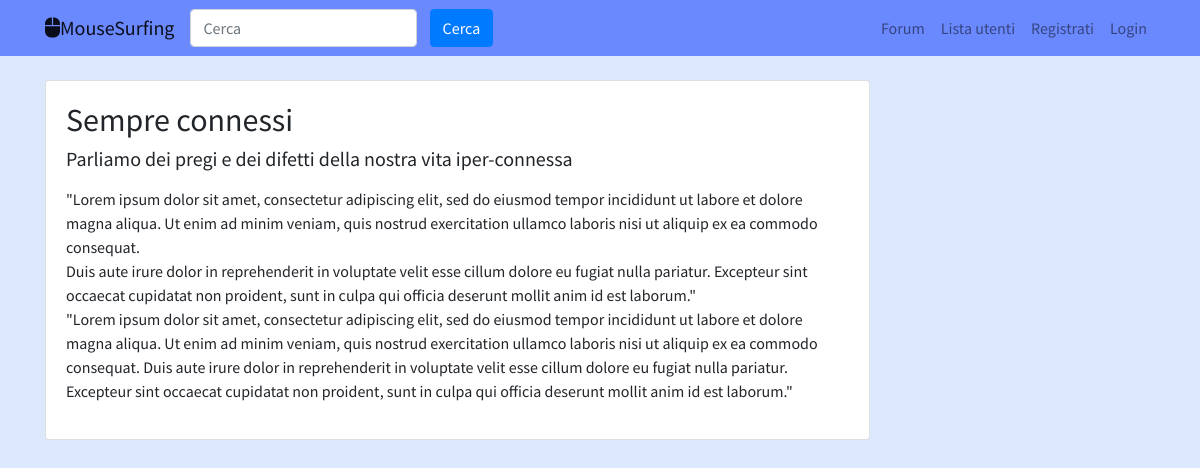
Page /articolo/3 on the committed database.
### core/models.py (models this page shows, shortened)
class Articolo(models.Model):
    nome_articolo = models.CharField(max_length=90)
    descrizione_articolo = models.CharField(max_length=90, blank=True, null=True)
    immagine_articolo = models.ImageField(blank=True, null=True)
    contenuto = models.TextField()
    data_di_creazione = models.DateTimeField(auto_now_add=True)
    class Meta:
        verbose_name = "Articolo"
        verbose_name_plural = "Articoli"

### core/views.py (the view)
# urls.py: path('articolo/<int:pk>', visualizzaArticolo, name='articolo_view'),
def visualizzaArticolo(request, pk):
    articolo = get_object_or_404(Articolo, pk=pk)
    context = {"articolo": articolo}
    return render(request, "singolo_articolo.html", context)

### core/templates/singolo_articolo.html (shortened to what this page needs)
{% extends 'base.html' %}
{% block content %}
<div class="row">
    <div class="col-xl-9">
        <div class="card">
            <div class="card-body">
                <h2>{{articolo.nome_articolo}}</h2>
                <h5>{{ articolo.descrizione_articolo }}</h5>
                <p>{{ articolo.contenuto|linebreaks }}</p>
            </div>
        </div>
    </div>
</div>
{% endblock content %}

### static-storage/css/stile.css (style rules this page uses)
body { font-family: 'Open Sans', sans-serif; font-family: 'Source Sans Pro', sans-serif; }

### rows in the picture
Articolo: nome_articolo "Sempre connessi", descrizione_articolo "Parliamo dei pregi e dei difetti della nostra vita iper-connessa", contenuto "\"Lorem ipsum dolor sit amet, consectetur adipiscing elit, sed do eiusmod tempor incididunt ut labore et dolore magna aliqua. Ut enim ad minim veniam, quis nostrud exercitation ullamco laboris nisi ut aliquip ex ea commodo consequat. Duis aute irure dolor in reprehenderit in voluptate velit esse cillum dolore eu fugiat nulla pariatur. Excepteur sint occaecat cupidatat non proident, sunt in culpa qui officia deserunt mollit anim id est laborum.\" \"Lorem ipsum dolor sit amet, consectetur adipiscing elit, sed do eiusmod tempor incididunt ut labore et dolore magna aliqua. Ut enim ad minim veniam, quis nostrud exercitation ullamco laboris nisi ut aliquip ex ea commodo consequat. Duis aute irure…"
